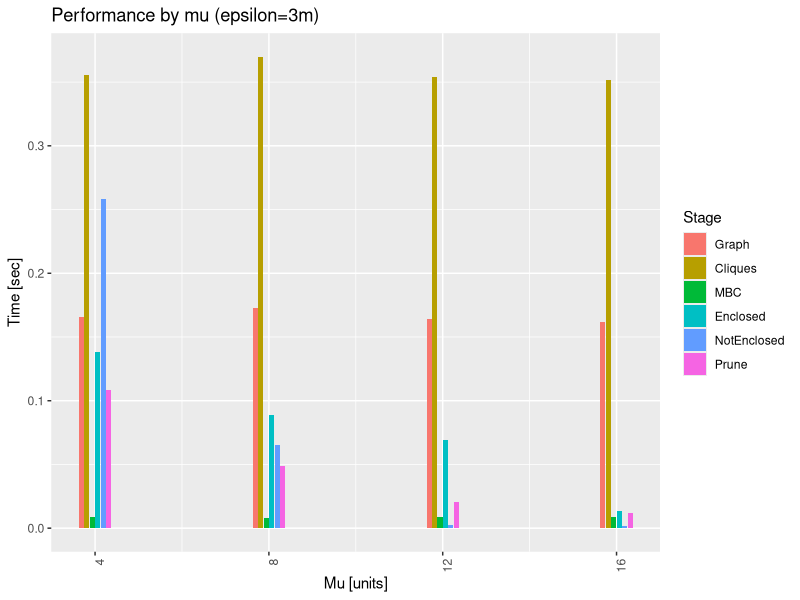
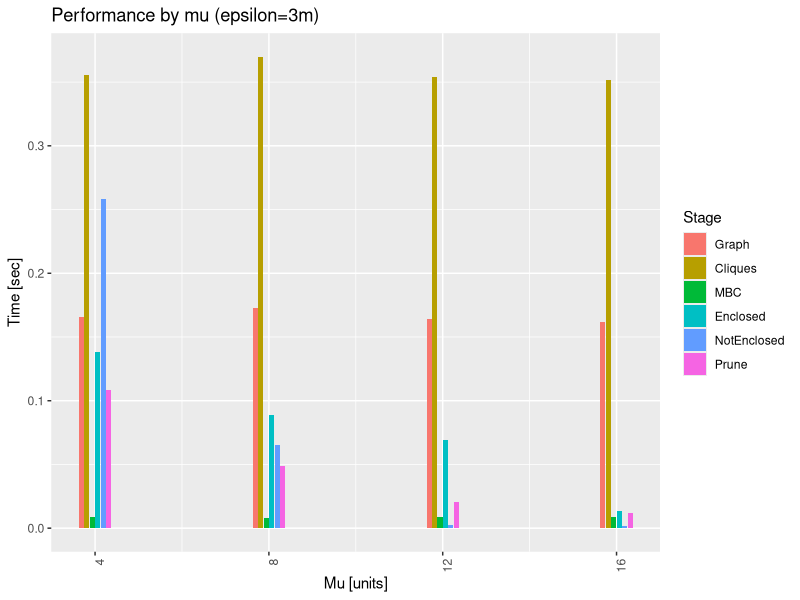

Source code (R) for these figures, in order:
library(tidyverse)

fields = c("None", "Log", "Dataset", "Epsilon", "Mu", "appId", "Timestamp", "Duration", "Tag", "Stage")
 
data = enframe(readLines("experiments.txt")) %>%
  filter(grepl(value, pattern = "TIME")) %>%
  separate(value, into = fields, sep = "\\|") %>%
  select(appId, Dataset, Epsilon, Mu, Duration, Stage) %>%
  mutate(Dataset = paste0("Cell", Dataset),
         Epsilon = as.numeric(Epsilon),
         Mu = as.numeric(Mu),
         Duration = as.numeric(Duration)) %>%
  group_by(Dataset, Epsilon, Mu, Stage) %>% summarise(Duration = mean(Duration))

data2 = data %>% pivot_wider(names_from = Stage, values_from = Duration) %>%
  mutate(A_Graph       = Graph,
         A_Cliques     = Cliques - Graph,
         A_MBC         = MBC - Cliques,
         A_Enclosed    = EnclosedByMBC - MBC,
         A_NotEnclosed = NotEnclosedByMBC - EnclosedByMBC,
         A_Prune       = Prune - NotEnclosedByMBC) %>%
  pivot_longer(cols = starts_with("A_"), names_prefix = "A_", names_to = "Stage", values_to = "Duration") %>%
  select(Dataset, Epsilon, Mu, Stage, Duration) %>%
  mutate(Duration = Duration / 1000.0)

data2$Stage = factor(data2$Stage, levels = c("Graph", "Cliques", "MBC", "Enclosed", "NotEnclosed", "Prune"))

E = 3
dataByEpsilon = data2 %>% filter(Epsilon == E)
p = ggplot(data = dataByEpsilon, aes(x = Mu, y = Duration, fill = Stage)) +
  geom_bar(stat="identity", position=position_dodge(width = 0.75), width = 0.7) + 
  theme(axis.text.x = element_text(angle = 90, hjust = 1)) + 
  labs(x="Mu [units]", y="Time [sec]", title=paste0("Performance by mu (epsilon=", E,"m)"))
 plot(p)
 ggsave(paste0("M_E", E, ".pdf"), device = "pdf")

